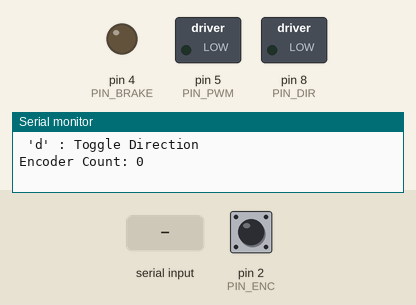
Recording of a sketch running on a simulated Arduino Uno, built with avr-gcc and run on an emulated ATmega328P. Shown: switched loads named in the sketch (green lamp = pin HIGH), output pins drawn as LEDs (lit = HIGH), the last lines printed to the serial monitor. Inputs (shaded band) come from the test bench; at power-on: pin 2 (PIN_ENC) HIGH.

Above: at 1.2 s.
1.3 s: "1" received over Serial
At 2.5 s:
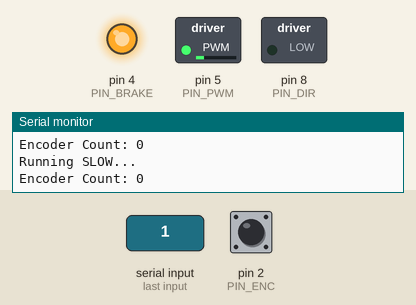
2.8 s: "2" received over Serial
At 3.7 s:
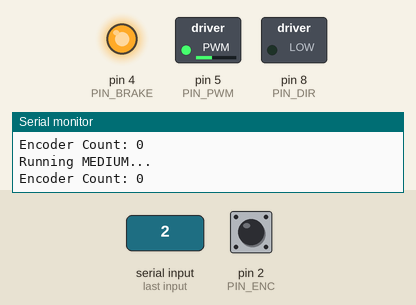
4.3 s: "3" received over Serial
At 4.9 s:
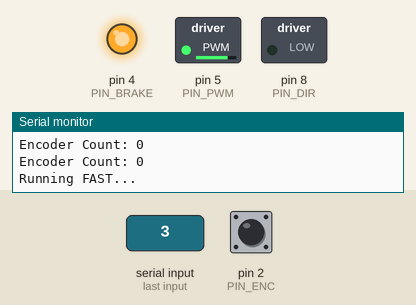
5.8 s: "r" received over Serial
At 7.0 s:
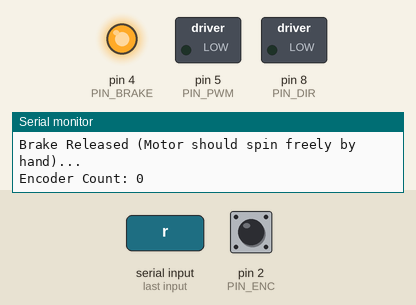
7.3 s: "d" received over Serial
At 8.3 s:
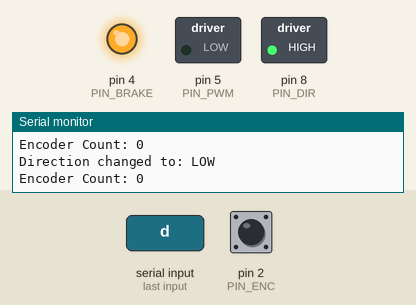
8.8 s: "s" received over Serial
At 9.5 s:
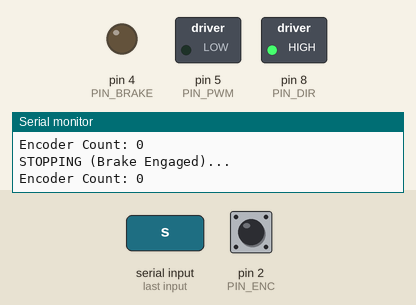
Timing chart, 0 to 11.3 s (numbered marks = the images above; inputs shaded):
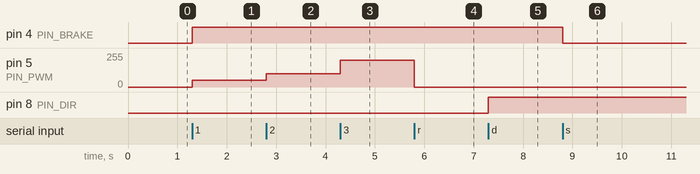

Measured:
- after the input at 1.3 s, pin 4 (PIN_BRAKE): LOW → HIGH at once; pin 5 (PIN_PWM): 0/255 → 50/255 at once
- after the input at 2.8 s, pin 5 (PIN_PWM): 50/255 → 100/255 at once
- after the input at 4.3 s, pin 5 (PIN_PWM): 100/255 → 200/255 at once
- after the input at 5.8 s, pin 5 (PIN_PWM): 200/255 → 0/255 at once
- after the input at 7.3 s, pin 8 (PIN_DIR): LOW → HIGH at once
- after the input at 8.8 s, pin 4 (PIN_BRAKE): HIGH → LOW at once

The sketch:

ppr_calibration.ino
```cpp
/*
 * Simple Motor Tester for NMB DIA42B10
 * Controls: Serial Monitor
 */

const int PIN_PWM = 5;
const int PIN_BRAKE = 4;
const int PIN_DIR = 8;
const int PIN_ENC = 2; // Just to see if pulses are coming

volatile long encoder_count = 0;

void setup() {
  Serial.begin(115200);

  pinMode(PIN_PWM, OUTPUT);
  pinMode(PIN_BRAKE, OUTPUT);
  pinMode(PIN_DIR, OUTPUT);
  pinMode(PIN_ENC, INPUT_PULLUP);

  // Attach interrupt just to see if encoder works
  attachInterrupt(digitalPinToInterrupt(PIN_ENC), countPulse, RISING);

  // Initial State: STOPPED
  digitalWrite(PIN_BRAKE, LOW); // Brake Engaged (Stop)
  digitalWrite(PIN_DIR, LOW);   // CW
  analogWrite(PIN_PWM, 0);      // 0 Speed

  Serial.println("--- MOTOR TESTER ---");
  Serial.println("Select a command:");
  Serial.println(" '1' : Run Slow (PWM 50)");
  Serial.println(" '2' : Run Medium (PWM 100)");
  Serial.println(" '3' : Run Fast (PWM 200)");
  Serial.println(" 's' : STOP (Brake Low)");
  Serial.println(" 'r' : RELEASE Brake (Brake High) - Motor might free wheel");
  Serial.println(" 'd' : Toggle Direction");
}

void loop() {
  if (Serial.available()) {
    char cmd = Serial.read();

    // Clear the rest of the buffer (newlines etc)
    while(Serial.available() > 0) Serial.read();

    if (cmd == '1') {
      Serial.println("Running SLOW...");
      digitalWrite(PIN_BRAKE, HIGH); // Release Brake
      analogWrite(PIN_PWM, 50);
    }
    else if (cmd == '2') {
      Serial.println("Running MEDIUM...");
      digitalWrite(PIN_BRAKE, HIGH); // Release Brake
      analogWrite(PIN_PWM, 100);
    }
    else if (cmd == '3') {
      Serial.println("Running FAST...");
      digitalWrite(PIN_BRAKE, HIGH); // Release Brake
      analogWrite(PIN_PWM, 200);
    }
    else if (cmd == 's') {
      Serial.println("STOPPING (Brake Engaged)...");
      analogWrite(PIN_PWM, 0);
      digitalWrite(PIN_BRAKE, LOW); // Engage Brake
    }
    else if (cmd == 'r') {
      Serial.println("Brake Released (Motor should spin freely by hand)...");
      analogWrite(PIN_PWM, 0);
      digitalWrite(PIN_BRAKE, HIGH); // Disengage Brake
    }
    else if (cmd == 'd') {
      // Toggle Direction
      int currentDir = digitalRead(PIN_DIR);
      digitalWrite(PIN_DIR, !currentDir);
      Serial.print("Direction changed to: ");
      Serial.println(!currentDir ? "LOW" : "HIGH");
    }
  }

  // Print Encoder count every 1 second to verify it is alive
  static unsigned long lastPrint = 0;
  if (millis() - lastPrint > 1000) {
    Serial.print("Encoder Count: ");
    Serial.println(encoder_count);
    lastPrint = millis();
  }
}

void countPulse() {
  encoder_count++;
}
```
